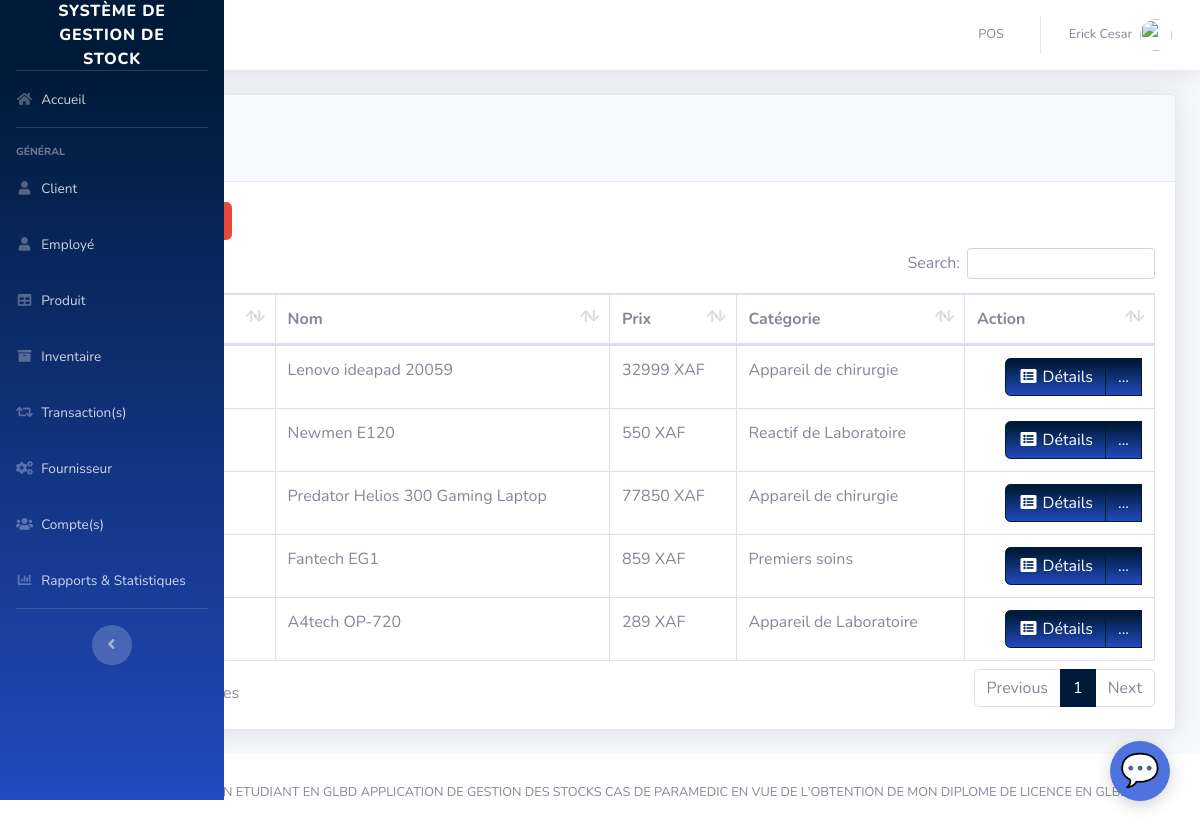
The app's page /pages/product.php (signed in) with its own data.
### tables this page shows
CREATE TABLE `product` (
  `PRODUCT_ID` int(11) NOT NULL,
  `PRODUCT_CODE` varchar(20) NOT NULL,
  `NAME` varchar(50) DEFAULT NULL,
  `DESCRIPTION` varchar(250) NOT NULL,
  `QTY_STOCK` int(50) DEFAULT NULL,
  `ON_HAND` int(250) NOT NULL,
  `PRICE` int(50) DEFAULT NULL,
  `CATEGORY_ID` int(11) DEFAULT NULL,
  `SUPPLIER_ID` int(11) DEFAULT NULL,
  `DATE_STOCK_IN` varchar(50) NOT NULL
);

CREATE TABLE `category` (
  `CATEGORY_ID` int(11) NOT NULL,
  `CNAME` varchar(50) DEFAULT NULL
);

### pages/product.php (the view, shortened to what this page needs)
<?php
include'../includes/connection.php';
include'../includes/sidebar.php';
?>
            <div class="card shadow mb-4">
            <div class="card-header py-3">
              <h4 class="m-2 font-weight-bold text-primary">Produit&nbsp;<a  href="#" data-toggle="modal" data-target="#aModal" type="button" class="btn btn-primary bg-gradient-primary" style="border-radius: 0px;"><i class="fas fa-fw fa-plus"></i></a></h4>
            </div>
            <div class="card-body">
              <div class="table-responsive">
                <form method="post" action="pro_del_multi.php" id="multiDeleteForm" style="display:inline;">
                  <button type="submit" class="btn btn-danger mb-2 mr-2" onclick="return confirm('Supprimer les produits sélectionnés ?');">Supprimer la sélection</button>
                  <table class="table table-bordered" id="dataTable" width="100%" cellspacing="0">
               <thead>
                   <tr>
                     <th><input type="checkbox" id="select_all"></th>
                     <th>Code produit</th>
                     <th>Nom</th>
                     <th>Prix</th>
                     <th>Catégorie</th>
                     <th>Action</th>
                   </tr>
               </thead>
          <tbody>
<?php
    $query = 'SELECT PRODUCT_ID, PRODUCT_CODE, NAME, PRICE, CNAME, DATE_STOCK_IN FROM product p join category c on p.CATEGORY_ID=c.CATEGORY_ID GROUP BY PRODUCT_CODE';
        $result = mysqli_query($db, $query) or die (mysqli_error($db));
            while ($row = mysqli_fetch_assoc($result)) {
                echo '<tr>';
                echo '<td><input type="checkbox" name="selected_ids[]" value="'.$row['PRODUCT_ID'].'"></td>';
                echo '<td>'. $row['PRODUCT_CODE'].'</td>';
                echo '<td>'. $row['NAME'].'</td>';
                echo '<td>'. $row['PRICE'].' XAF</td>';
                echo '<td>'. $row['CNAME'].'</td>';
                      echo '<td align="right"> <div class="btn-group">
                              <a type="button" class="btn btn-primary bg-gradient-primary" href="pro_searchfrm.php?action=edit & id='.$row['PRODUCT_CODE'] . '"><i class="fas fa-fw fa-list-alt"></i> Détails</a>
                            <div class="btn-group">
                              <a type="button" class="btn btn-primary bg-gradient-primary dropdown no-arrow" data-toggle="dropdown" style="color:white;">
                              ... <span class="caret"></span></a>
                            <ul class="dropdown-menu text-center" role="menu">
                                <li>
                                  <a type="button" class="btn btn-warning bg-gradient-warning btn-block" style="border-radius: 0px;" href="pro_edit.php?action=edit & id='.$row['PRODUCT_ID']. '">
                                    <i class="fas fa-fw fa-edit"></i> Modifier
                                  </a>
                                </li>
                                <li>
                                  <a type="button" class="btn btn-danger bg-gradient-danger btn-block" style="border-radius: 0px;" href="pro_del.php?id='.$row['PRODUCT_ID'].'&type=product" onclick="return confirm(&quot;Voulez-vous vraiment supprimer ce produit ?&quot;);">
                                    <i class="fas fa-fw fa-trash"></i> Supprimer
                                  </a>
                                </li>
                            </ul>
                            </div>
                          </div> </td>';
                echo '</tr> ';
                        }
?>
                                </tbody>
                            </table>
                        </div>
                    </div>
                  </div>
<?php
include'../includes/footer.php';
?>

### includes/sidebar.php (shortened to what this page needs)
<!DOCTYPE html>
<html lang="en">
<head>
  <link href="../vendor/fontawesome-free/css/all.min.css" rel="stylesheet" type="text/css">
  <link href="../css/sb-admin-2.min.css" rel="stylesheet">
  <link href="../vendor/datatables/dataTables.bootstrap4.min.css" rel="stylesheet">
</head>
<body id="page-top">
  <div id="wrapper">
    <ul class="navbar-nav bg-gradient-primary sidebar sidebar-dark accordion" id="accordionSidebar">
      <a class="sidebar-brand d-flex align-items-center justify-content-center" href="index.php">
        <div class="sidebar-brand-text mx-3">Système de gestion de stock</div>
      </a>
      <hr class="sidebar-divider my-0">
      <li class="nav-item">
        <a class="nav-link" href="index.php">
          <i class="fas fa-fw fa-home"></i>
          <span>Accueil</span></a>
      </li>
      <hr class="sidebar-divider">
      <div class="sidebar-heading">
        Général
      </div>
      <li class="nav-item">
        <a class="nav-link" href="customer.php">
          <i class="fas fa-fw fa-user"></i>
          <span>Client</span></a>
      </li>
      <li class="nav-item">
        <a class="nav-link" href="employee.php">
          <i class="fas fa-fw fa-user"></i>
          <span>Employé</span></a>
      </li>
      <li class="nav-item">
        <a class="nav-link" href="product.php">
          <i class="fas fa-fw fa-table"></i>
          <span>Produit</span></a>
      </li>
      <li class="nav-item">
        <a class="nav-link" href="inventory.php">
          <i class="fas fa-fw fa-archive"></i>
          <span>Inventaire</span></a>
      </li>
      <li class="nav-item">
        <a class="nav-link" href="transaction.php">
          <i class="fas fa-fw fa-retweet"></i>
          <span>Transaction(s)</span></a>
      </li>
      <li class="nav-item">
        <a class="nav-link" href="supplier.php">
          <i class="fas fa-fw fa-cogs"></i>
          <span>Fournisseur</span></a>
      </li>
      <li class="nav-item">
        <a class="nav-link" href="user.php">
          <i class="fas fa-fw fa-users"></i>
            <span>Compte(s)</span></a>
      </li>
      <li class="nav-item">
        <a class="nav-link" href="../pages/report.php">
          <i class="fas fa-fw fa-chart-bar"></i>
          <span>Rapports & Statistiques</span>
        </a>
      </li>
      <hr class="sidebar-divider d-none d-md-block">
      <div class="text-center d-none d-md-inline">
        <button class="rounded-circle border-0" id="sidebarToggle"></button>
      </div>
    </ul>
    <?php include_once 'topbar.php'; ?>

### includes/topbar.php (shortened to what this page needs)
<div id="content-wrapper" class="d-flex flex-column">
  <div id="content">
    <nav id="topbar" class="navbar navbar-expand navbar-light bg-white topbar mb-4 static-top shadow">
      <ul class="navbar-nav ml-auto">
        <li class="nav-item dropdown no-arrow">
          <a class="nav-link" href="pos.php" role="button">
            <span class="mr-2 d-none d-lg-inline text-gray-600 small">POS</span>
          </a>
        </li>
        <li class="nav-item dropdown no-arrow">
          <a class="nav-link dropdown-toggle" href="#" id="userDropdown" role="button" data-toggle="dropdown" aria-haspopup="true" aria-expanded="false">
            <span class="mr-2 d-none d-lg-inline text-gray-600 small"><?php echo  $_SESSION['FIRST_NAME']. ' '.$_SESSION['LAST_NAME'] ;?></span>
            <img class="img-profile rounded-circle"
            <?php
              if($_SESSION['GENDER']=='Male'){
                echo 'src="https://encrypted-tbn0.gstatic.com/images?q=tbn:ANd9GcTS0rikanm-OEchWDtCAWQ_s1hQq1nOlQUeJr242AdtgqcdEgm0Dg"';
              }else{
                echo 'src="https://encrypted-tbn0.gstatic.com/images?q=tbn:ANd9GcSNngF0RFPjyGl4ybo78-XYxxeap88Nvsyj1_txm6L4eheH8ZBu"';
              }
            ?>>
          </a>
        </li>
      </ul>
    </nav>
    <div class="container-fluid">

### includes/footer.php (shortened to what this page needs)
        </div>
      </div>
      <footer class="sticky-footer bg-white">
        <div class="container my-auto">
          <div class="copyright text-center my-auto">
              <span>TENE TENE JUSTICE AUBIN ETUDIANT EN GLBD APPLICATION DE GESTION DES STOCKS CAS DE PARAMEDIC EN VUE DE L'OBTENTION DE MON DIPLOME DE LICENCE EN GLBD</span>
          </div>
        </div>
      </footer>
    </div>
  </div>
<link rel="stylesheet" href="../css/assistant-ia.css">
<div id="assistant-ia-bubble" onclick="document.getElementById('assistant-ia-chat').style.display='flex';this.style.display='none';">
  <span>💬</span>
</div>
</body>
</html>

### css/assistant-ia.css (style rules this page uses)
#assistant-ia-bubble { position: fixed; bottom: 30px; right: 30px; width: 60px; height: 60px; background: #4e73df; color: #fff; border-radius: 50%; box-shadow: 0 4px 16px rgba(0,0,0,0.18); display: flex; align-items: center; justify-content: center; font-size: 2em; cursor: pointer; z-index: 9998; transition: box-shadow 0.2s; }

### records on screen
product: NAME "Lenovo ideapad 20059", PRICE "32999", CATEGORY_ID.CNAME "Appareil de chirurgie"
product: NAME "Newmen E120", PRICE "550", CATEGORY_ID.CNAME "Reactif de Laboratoire"
product: NAME "Predator Helios 300 Gaming Laptop", PRICE "77850", CATEGORY_ID.CNAME "Appareil de chirurgie"
product: NAME "Fantech EG1", PRICE "859", CATEGORY_ID.CNAME "Premiers soins"
product: NAME "A4tech OP-720", PRICE "289", CATEGORY_ID.CNAME "Appareil de Laboratoire"

### other values on screen
$_SESSION['FIRST_NAME'] "Erick"
$_SESSION['LAST_NAME'] "Cesar"
